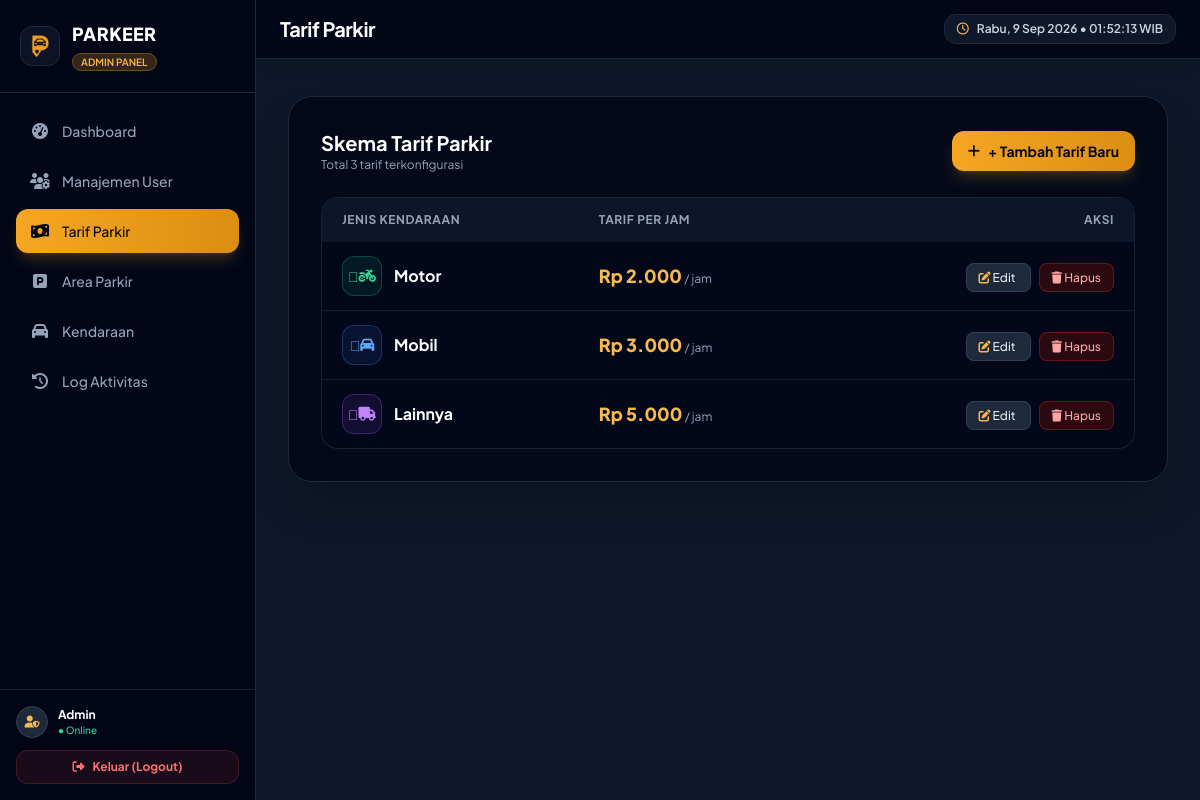
Screenshot of /admin/tarif/index.php (signed in) with the database file from the repository.
### tables this page shows
CREATE TABLE `tb_tarif` (
  `id_tarif` int NOT NULL,
  `jenis_kendaraan` enum('motor','mobil','lainnya','') NOT NULL,
  `tarif_per_jam` decimal(10,0) NOT NULL
);

### functions/tarif_functions.php (called while the page is built, shortened)
<?php
function getAllTarif(PDO $koneksi): array
{
    $stmt = $koneksi->query("SELECT * FROM tb_tarif ORDER BY jenis_kendaraan ASC");
    return $stmt->fetchAll();
}

### admin/tarif/index.php (the view, shortened to what this page needs)
<?php
require_once __DIR__ . '/../../includes/header_admin.php';
require_once __DIR__ . '/../../functions/tarif_functions.php';
$database = new Database();
$koneksi = $database->connect();
$daftarTarif = getAllTarif($koneksi);
?>
<div class="bg-slate-950/80 border border-slate-800 rounded-3xl p-6 sm:p-8 shadow-2xl">
    <div class="flex flex-col sm:flex-row sm:items-center justify-between gap-4 mb-6">
        <div>
            <h2 class="text-xl font-bold text-white">Skema Tarif Parkir</h2>
            <p class="text-xs text-slate-400">Total <?= count($daftarTarif) ?> tarif terkonfigurasi</p>
        </div>
        <a href="create.php" class="bg-gradient-to-r from-brand-500 to-brand-600 hover:from-brand-600 hover:to-brand-700 text-slate-950 font-bold px-4 py-2.5 rounded-xl text-sm transition shadow-lg shadow-brand-500/20 flex items-center gap-2 self-start sm:self-auto">
            <i class="fa-solid fa-plus"></i>
            <span>+ Tambah Tarif Baru</span>
        </a>
    </div>
    <div class="overflow-x-auto rounded-2xl border border-slate-800/80">
        <table class="w-full text-sm text-left">
            <thead class="bg-slate-900/90 text-slate-400 text-xs uppercase tracking-wider font-semibold">
                <tr>
                    <th class="px-5 py-3.5">Jenis Kendaraan</th>
                    <th class="px-5 py-3.5">Tarif per Jam</th>
                    <th class="px-5 py-3.5 text-right">Aksi</th>
                </tr>
            </thead>
            <tbody class="divide-y divide-slate-800/60 bg-slate-950/40">
                <?php if (empty($daftarTarif)): ?>
                    <tr><td colspan="3" class="text-center py-8 text-slate-500">Belum ada skema tarif parkir.</td></tr>
                <?php else: foreach ($daftarTarif as $tarif): ?>
                    <tr class="hover:bg-slate-900/50 transition">
                        <td class="px-5 py-3.5">
                            <div class="flex items-center gap-3">
                                <?php
                                $iconClass = match(strtolower($tarif['jenis_kendaraan'])) {
                                    'motor' => 'fa-motorcycle text-emerald-400 bg-emerald-500/10 border-emerald-500/30',
                                    'mobil' => 'fa-car text-blue-400 bg-blue-500/10 border-blue-500/30',
                                    default => 'fa-truck text-purple-400 bg-purple-500/10 border-purple-500/30'
                                };
                                ?>
                                <div class="w-10 h-10 rounded-xl border flex items-center justify-center text-sm <?= $iconClass ?>">
                                    <i class="fa-solid <?= strtok($iconClass, ' ') ?>"></i>
                                </div>
                                <span class="font-bold text-white capitalize text-base"><?= htmlspecialchars($tarif['jenis_kendaraan']) ?></span>
                            </div>
                        </td>
                        <td class="px-5 py-3.5">
                            <span class="text-lg font-extrabold text-brand-400">Rp <?= number_format($tarif['tarif_per_jam'], 0, ',', '.') ?></span>
                            <span class="text-xs text-slate-400 font-normal"> / jam</span>
                        </td>
                        <td class="px-5 py-3.5 text-right space-x-2">
                            <a href="edit.php?id=<?= $tarif['id_tarif'] ?>" class="px-3 py-1.5 rounded-lg bg-slate-800 hover:bg-slate-700 text-slate-200 text-xs font-medium border border-slate-700 transition">
                                <i class="fa-solid fa-pen-to-square text-brand-400"></i> Edit
                            </a>
                            <a href="delete.php?id=<?= $tarif['id_tarif'] ?>"
                               onclick="return confirm('Yakin hapus tarif ini?')"
                               class="px-3 py-1.5 rounded-lg bg-red-950/60 hover:bg-red-900 text-red-300 text-xs font-medium border border-red-800/60 transition">
                                <i class="fa-solid fa-trash"></i> Hapus
                            </a>
                        </td>
                    </tr>
                <?php endforeach; endif; ?>
            </tbody>
        </table>
    </div>
</div>
<?php require_once __DIR__ . '/../../includes/footer_admin.php'; ?>

### includes/header_admin.php (style rules this page uses)
body { font-family: 'Plus Jakarta Sans', sans-serif; }

### rows the page displays
tb_tarif: jenis_kendaraan "Motor", tarif_per_jam "2.000"
tb_tarif: jenis_kendaraan "Mobil", tarif_per_jam "3.000"
tb_tarif: jenis_kendaraan "Lainnya", tarif_per_jam "5.000"

### other values shown
$item['label'] "Dashboard"
$item['label'] "Manajemen User"
$item['label'] "Tarif Parkir"
$item['label'] "Area Parkir"
$item['label'] "Kendaraan"
$item['label'] "Log Aktivitas"
$_SESSION['nama_lengkap'] "Admin"
$judulHalaman "Tarif Parkir"
count($daftarTarif) "3"
